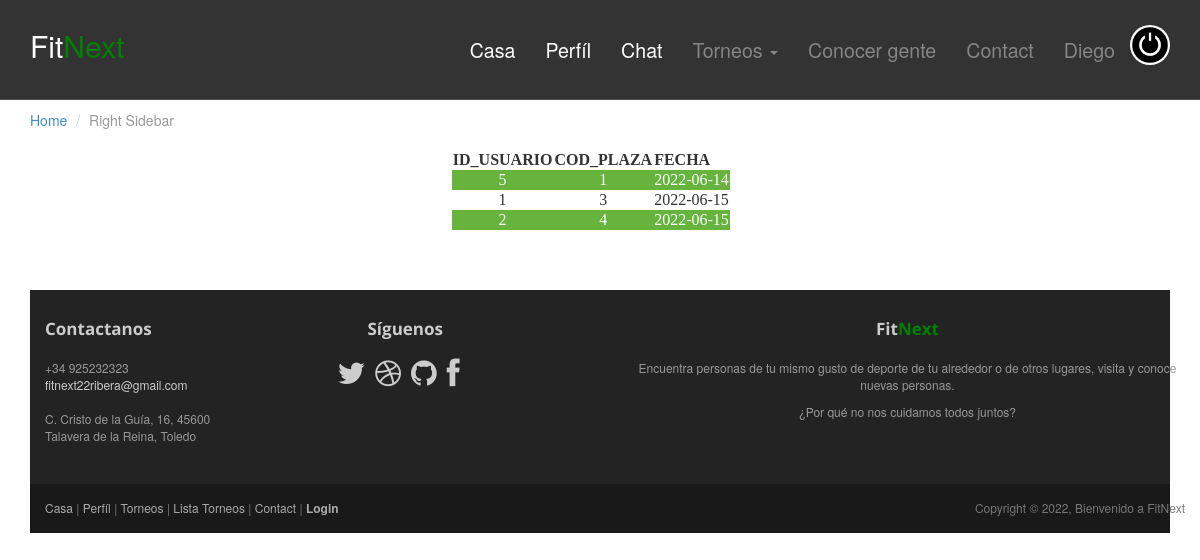
The page /sidebar-right.php (signed in) on the database its author committed.
### tables this page shows
CREATE TABLE IF NOT EXISTS `torneos` (
  `ID_USUARIO` int(11) NOT NULL,
  `COD_PLAZA` int(11) NOT NULL,
  `FECHA` date NOT NULL,
  PRIMARY KEY (`COD_PLAZA`),
  UNIQUE KEY `ID_USUARIO` (`ID_USUARIO`)
);

### sidebar-right.php (the view, shortened to what this page needs)
<link rel="icon" type="image/jpg" href="assets/images/logofinal.png"/><!DOCTYPE php>
<php lang="en">
<head>
	<link rel="stylesheet" href="assets/css/bootstrap.min.css">
	<link rel="stylesheet" href="assets/css/font-awesome.min.css">
	<link rel="stylesheet" href="assets/css/bootstrap-theme.css" media="screen" >
	<link rel="stylesheet" href="assets/css/main.css">
</head>
<body>
	<?php
	include "header.php";
	?>
	<div class="container" style="margin-top:5%;">
<br>
		<ol class="breadcrumb">
			<li><a href="index.php">Home</a></li>
			<li class="active">Right Sidebar</li>
		</ol>
<br>
<?php
$conexion=mysqli_connect("localhost","root","","fitnext");
if (mysqli_connect_errno()){
  echo "<br/>ERROR DE CONEXIÓN A LA BASE DE DATOS.".mysqli_error($conexion)."<br/>";
}else{
        echo "<form style='margin-left: 37%;' name='formulario' action='sidebar-right.php' method='POST'>";
    echo "<table  ;><tr style=''>";
     echo "<div style='background-color:#3F7631'><th>ID_USUARIO</th><th>COD_PLAZA</th><th>FECHA</th></div>";
    $resultado=mysqli_query($conexion,"SELECT * FROM torneos");
	while($reg=mysqli_fetch_array($resultado)){
       echo "<tr><td> $reg[ID_USUARIO]</td><td>$reg[COD_PLAZA]</td><td> $reg[FECHA]</td></tr>";
    }
    echo "</table>";
}
echo "</form>";
include "footer.php";
?>
</body>
</php>

### assets/css/main.css (style rules this page uses)
.breadcrumb { background:none; padding:0; margin:30px 0 0px 0; }

### sidebar-right.php (style rules this page uses)
tr { border-color: #9B9F9A; border: 2px; font-family: serif; }
table tr:nth-child(even) { background-color: #66B43D; text-align: center; margin-left:25%; color: white; }
table tr:nth-child(odd) { background-color: #fff; text-align: center; padding-left: 3px; }

### rows shown on the page
torneos: ID_USUARIO "5", COD_PLAZA "1", FECHA "2022-06-14"
torneos: ID_USUARIO "1", COD_PLAZA "3", FECHA "2022-06-15"
torneos: ID_USUARIO "2", COD_PLAZA "4", FECHA "2022-06-15"

### other values the page prints
$_SESSION['usuario'] "Diego"
